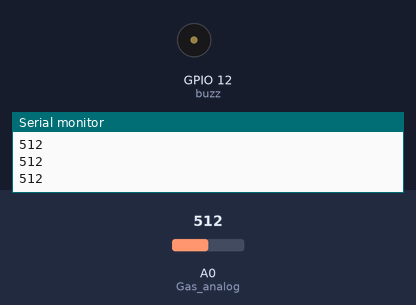
The sketch below on a simulated ESP8266 (NodeMCU). On the bench: buzzer (waves = sounding, pin HIGH), the last lines printed to the serial monitor. Inputs (shaded band) come from the test bench; at power-on: A0 (Gas_analog) = 512.

Above: at 1.2 s.
1.3 s: A0 (Gas_analog) set to 987
2.8 s: A0 (Gas_analog) set to 1015
At 3.1 s:
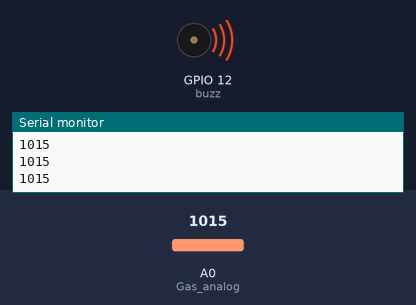
Timing chart, 0 to 5.8 s (numbered marks = the images above; inputs shaded):
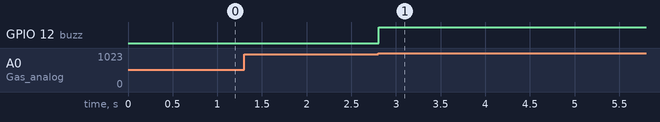

The sketch:

fireware.ino
```cpp
#include <ESP8266WiFi.h>
#include <WiFiClient.h>
#include <ESP8266WebServer.h>
const char* ssid = "GMQnG";
const char* password = "GMQnG";
int Gas_analog = A0;
int buzz = 12;
ESP8266WebServer server(80);
/*
int ledgreen = 14 ;
int ledyellow = 5;
int ledyellow2 = 4;
int ledred = 0;
int ledred2 = 2;
ppm  of CH4 at home

5 > x : green
5 < x < 20 :yellow 1
20 < x < 75 :yellow 2
75 < x < 150 :red
150 < x < 1000 :red2
1000 < x : buzz
*/
void webpage(){
  int gassensorAnalog = analogRead(Gas_analog);
  //Serial.println(gassensorAnalog);
  float gasProportion= ((gassensorAnalog*100)/1024)*100; //in 200 ppm to 10 000
  String webhtml ="<!DOCTYPE html><html><body><h1>GMQnG</h1><h2>GAS mq Not is <a href='https://jero98772.pythonanywhere.com/proyects/gasinfo.html'>GAS(GAS FROM GASTAR)</a> </h2><h3> get gas mesure of metano (CH4) </h3><p>is very helpful for detect gas leaks , and avoid exploitation or a penalty</p><br><h3>";
  webhtml +=gasProportion;
  webhtml +="%</h3> <br> <h3>analog value</h3>";
  webhtml +=gassensorAnalog;
  webhtml +="%</h3></body></html>";
  server.send(200, "text/html", webhtml);
  }
void setup() {
  Serial.begin(115200);
  pinMode(buzz,OUTPUT);
  WiFi.mode(WIFI_STA);
  WiFi.softAP(ssid, password);
  IPAddress myIP = WiFi.softAPIP();
  Serial.print("IP:");
  Serial.println(myIP);
  server.on("/", webpage);
  server.begin();
  Serial.println("HTTP server started");
  /*
  pinMode(ledgreen,OUTPUT);
  pinMode(ledyellow,OUTPUT);
  pinMode(ledyellow2,OUTPUT);
  pinMode(ledred,OUTPUT);
  pinMode(ledred2,OUTPUT);
  */

}
void loop() {
 /*
  putOn(gassensorAnalog<5,ledgreen) ;
  putOn(5<gassensorAnalog<20,ledyellow);
  putOn(20<gassensorAnalog<75,ledyellow2);
  putOn(75<gassensorAnalog<150,ledred);
  putOn(150<gassensorAnalog< 1000,ledred2);
  putOn(1000<gassensorAnalog,buzz);
  */
  int gassensorAnalog = analogRead(Gas_analog);
  Serial.println(gassensorAnalog);
  putOn(1000<gassensorAnalog,buzz);
  server.handleClient();
  delay(100);
}

void putOn(bool booleanOperation ,int pin) {
  if (booleanOperation){
      digitalWrite(pin, HIGH);
  }
}
```

Measured:
- the behaviour switches between 1000 and 1001 on A0 (Gas_analog) (found by bisection; images 0 and 1)
- after the input at 2.8 s, GPIO 12 (buzz): LOW → HIGH at once
